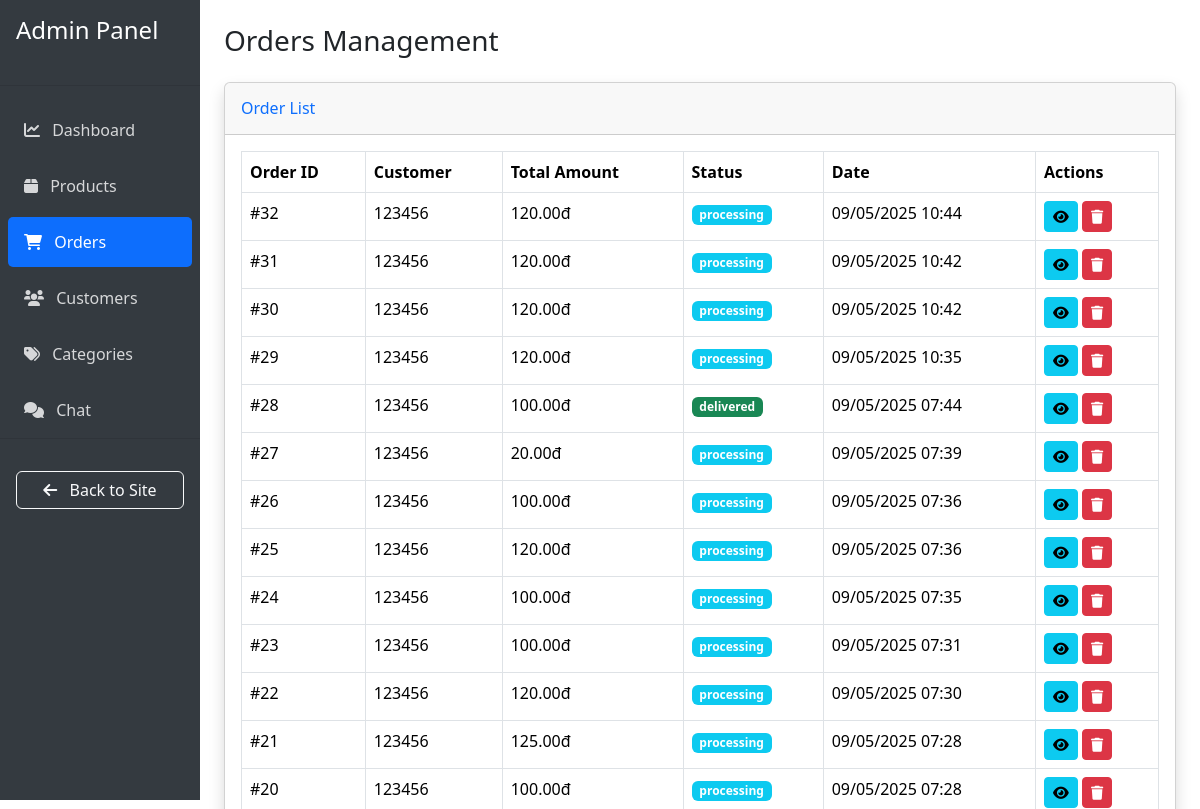
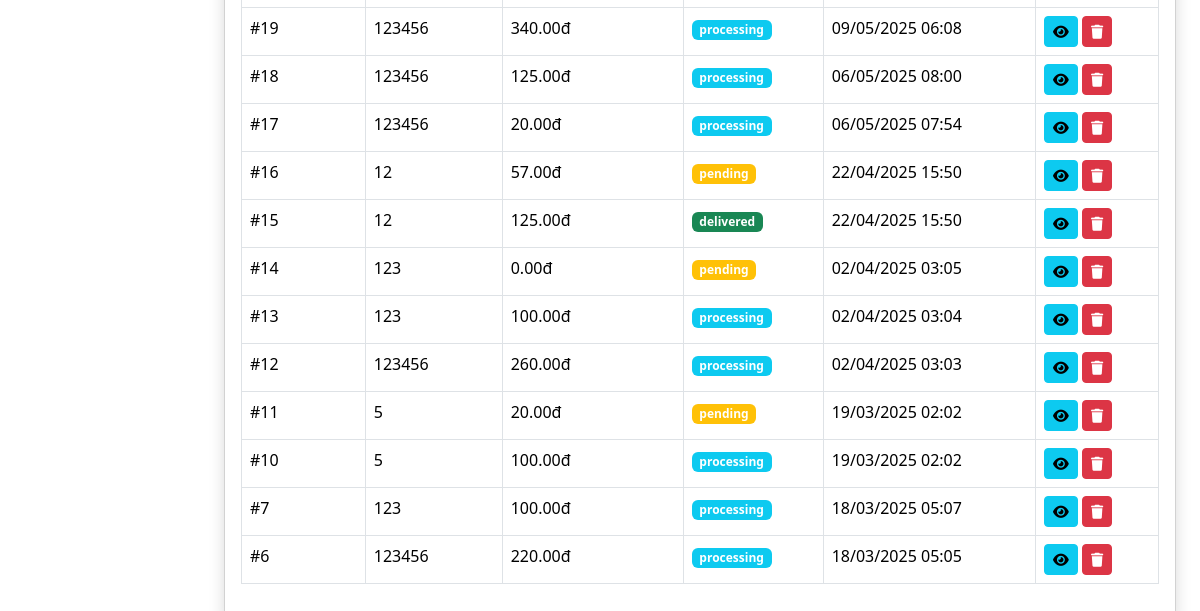
The app's page /admin-orders/ (signed in), older data (2 pictures, top to bottom).
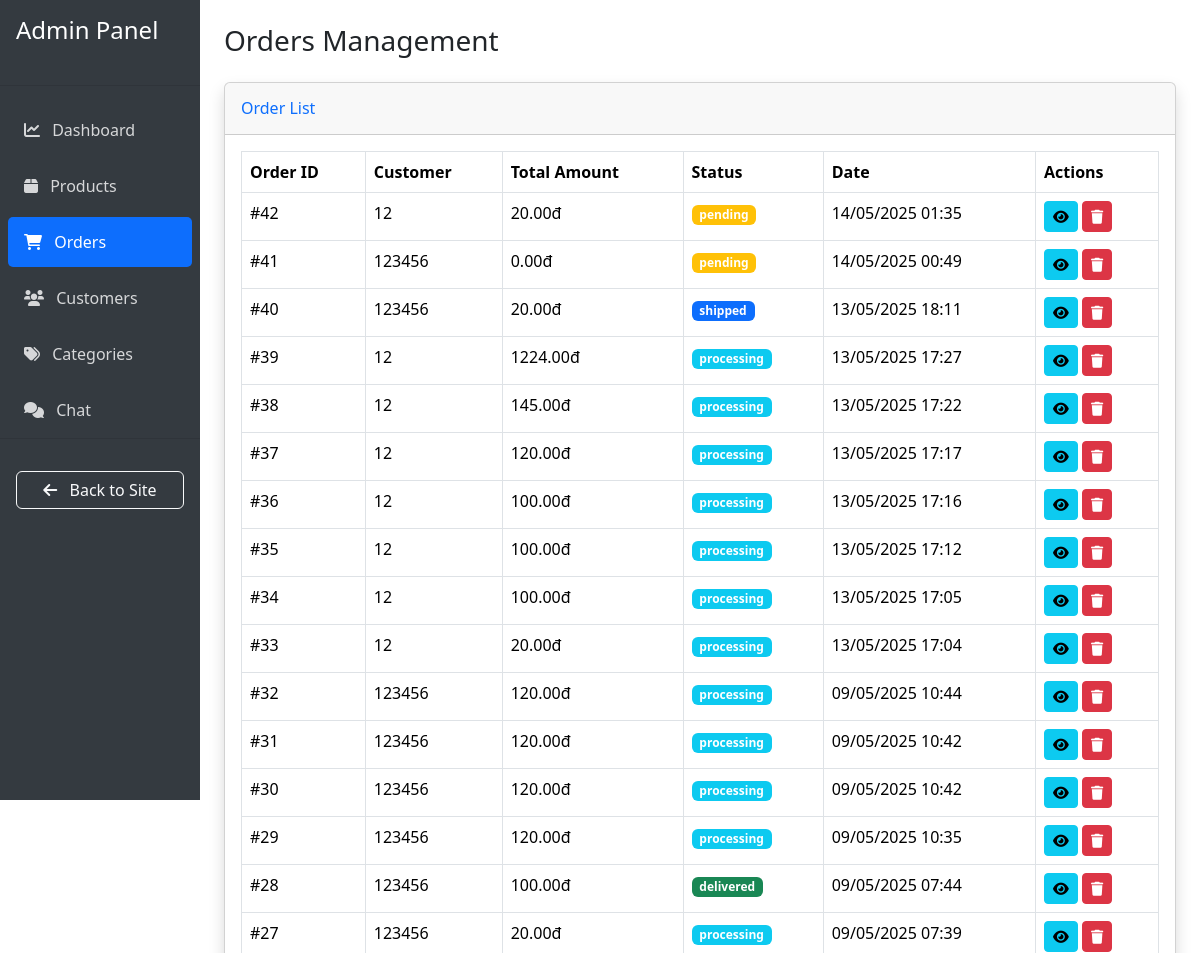
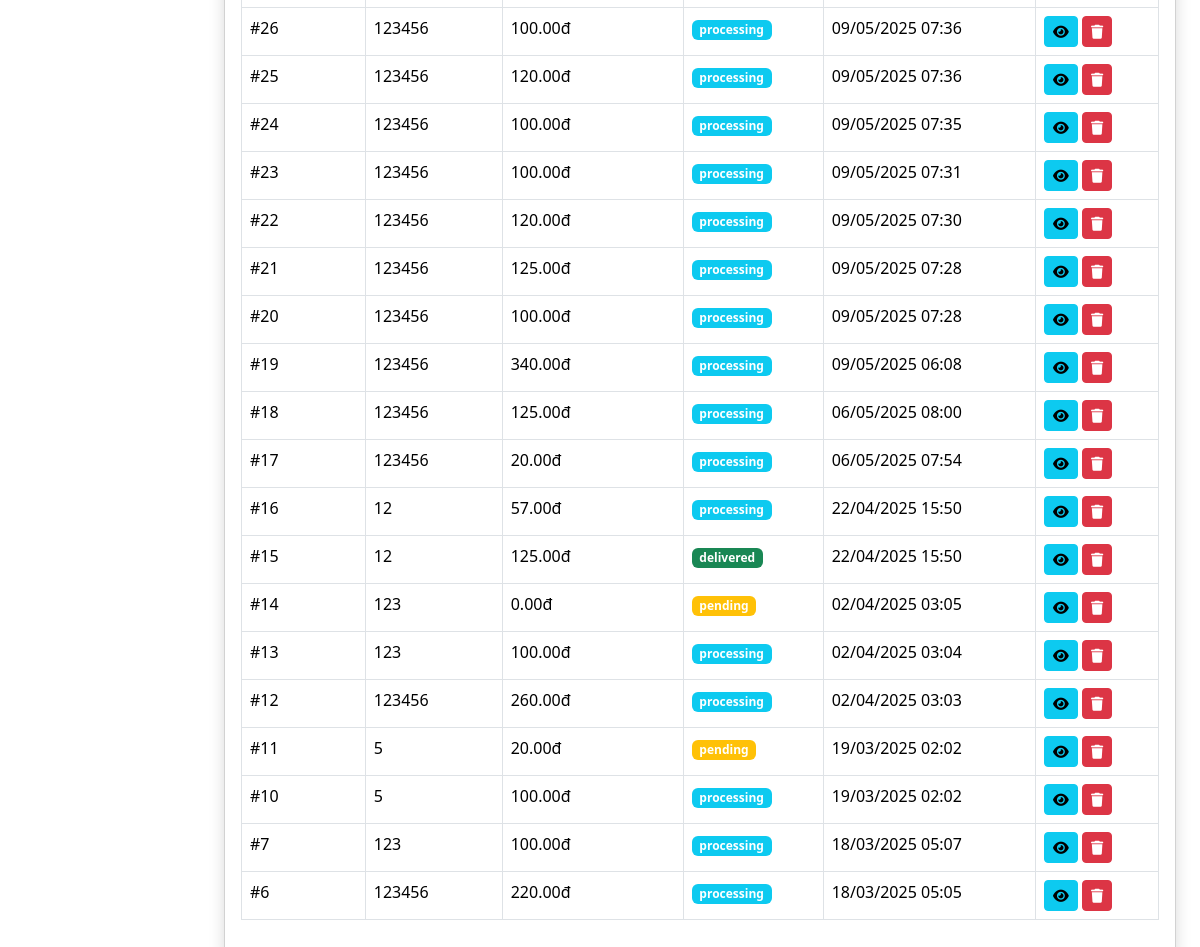
The same page, newer data (2 pictures, top to bottom).
### hoadeptrai/models.py (models this page shows, shortened)
class Order(models.Model):
    customer = models.ForeignKey(Customer, on_delete=models.CASCADE)
    order_date = models.DateTimeField(auto_now_add=True)
    status = models.CharField(max_length=20, choices=[
        ('pending', 'Pending'),
        ('processing', 'Processing'),
        ('paid', 'Paid'),
        ('shipped', 'Shipped'),
        ('delivered', 'Delivered'),
        ('cancelled', 'Cancelled')
    ], default='pending')
    payment_method = models.CharField(max_length=20, choices=[
        ('cod', 'Cash on Delivery'),
        ('zalopay', 'ZaloPay')
    ], null=True, blank=True)
    payment_status = models.CharField(max_length=20, choices=[
        ('pending', 'Pending'),
        ('completed', 'Completed'),
        ('failed', 'Failed')
    ], default='pending')
    shipping_address = models.TextField()
    total_amount = models.DecimalField(max_digits=10, decimal_places=2)
    zalopay_trans_id = models.CharField(max_length=100, null=True, blank=True)
    promotion = models.ForeignKey('Promotion', on_delete=models.SET_NULL, null=True, blank=True)
    complete = models.BooleanField(default=False)  # Add this field

class Customer(AbstractUser):
    phone_number = models.CharField(max_length=20, blank=True)
    address = models.CharField(max_length=255, blank=True)
    ROLES = (
        ('customer', 'Customer'),
        ('seller', 'Seller'),
        ('admin', 'Admin')
    )
    role = models.CharField(max_length=10, choices=ROLES)
    loyalty_points = models.IntegerField(default=0)
    groups = models.ManyToManyField(Group, related_name="custom_customer_groups", blank=True)
    user_permissions = models.ManyToManyField(Permission, related_name="custom_customer_permissions", blank=True)

### hoadeptrai/views.py (the view, shortened to what this page needs)
# urls.py: path('admin-orders/', views.admin_orders, name='admin_orders'),
@staff_member_required
def admin_orders(request):
    orders = Order.objects.all().order_by('-order_date')
    return render(request, 'admin/orders.html', {'orders': orders})

### hoadeptrai/templates/admin/orders.html (shortened to what this page needs)
{% extends 'admin/base_admin.html' %}
{% block content %}
<div class="container-fluid">
    <div class="d-flex justify-content-between align-items-center mb-4">
        <h1 class="h3 mb-0 text-gray-800">Orders Management</h1>
    </div>
    <div class="card shadow mb-4">
        <div class="card-header py-3">
            <h6 class="m-0 font-weight-bold text-primary">Order List</h6>
        </div>
        <div class="card-body">
            <div class="table-responsive">
                <table class="table table-bordered">
                    <thead>
                        <tr>
                            <th>Order ID</th>
                            <th>Customer</th>
                            <th>Total Amount</th>
                            <th>Status</th>
                            <th>Date</th>
                            <th>Actions</th>
                        </tr>
                    </thead>
                    <tbody>
                        {% for order in orders %}
                        <tr>
                            <td>#{{ order.id }}</td>
                            <td>{{ order.customer.username }}</td>
                            <td>{{ order.total_amount }}đ</td>
                            <td>
                                <span class="badge {% if order.status == 'pending' %}bg-warning
                                                 {% elif order.status == 'processing' %}bg-info
                                                 {% elif order.status == 'shipped' %}bg-primary
                                                 {% elif order.status == 'delivered' %}bg-success
                                                 {% else %}bg-danger{% endif %}">
                                    {{ order.status }}
                                </span>
                            </td>
                            <td>{{ order.order_date|date:"d/m/Y H:i" }}</td>
                            <td>
                                <button class="btn btn-sm btn-info view-order" data-bs-toggle="modal" data-bs-target="#orderDetailModal" data-order-id="{{ order.id }}">
                                    <i class="fas fa-eye"></i>
                                </button>
                                <button class="btn btn-sm btn-danger delete-order" data-bs-toggle="modal" data-bs-target="#deleteOrderModal" data-order-id="{{ order.id }}" data-order-number="#{{ order.id }}">
                                    <i class="fas fa-trash"></i>
                                </button>
                            </td>
                        </tr>
                        {% endfor %}
                    </tbody>
                </table>
            </div>
        </div>
    </div>
</div>
{% endblock %}

Row changes from the older to the newer data that the page shows:
added Order: id "42", customer.username "12", total_amount "20.00", status "pending", order_date "14/05/2025 01:35"
added Order: id "41", customer.username "123456", total_amount "0.00", status "pending", order_date "14/05/2025 00:49"
added Order: id "40", customer.username "123456", total_amount "20.00", status "shipped", order_date "13/05/2025 18:11"
added Order: id "39", customer.username "12", total_amount "1224.00", status "processing", order_date "13/05/2025 17:27"
added Order: id "38", customer.username "12", total_amount "145.00", status "processing", order_date "13/05/2025 17:22"
added Order: id "37", customer.username "12", total_amount "120.00", status "processing", order_date "13/05/2025 17:17"
added Order: id "36", customer.username "12", total_amount "100.00", status "processing", order_date "13/05/2025 17:16"
added Order: id "35", customer.username "12", total_amount "100.00", status "processing", order_date "13/05/2025 17:12"
added Order: id "34", customer.username "12", total_amount "100.00", status "processing", order_date "13/05/2025 17:05"
added Order: id "33", customer.username "12", total_amount "20.00", status "processing", order_date "13/05/2025 17:04"
changed Order id 16: status "pending" → "processing"
